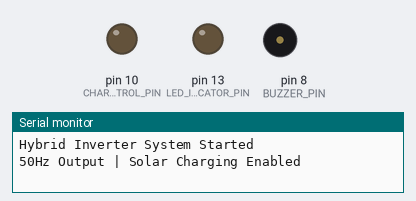
Simulated run of this sketch. Board: Arduino Uno, built with avr-gcc and run on an emulated ATmega328P. Parts: output pins drawn as LEDs (lit = HIGH), buzzer (waves = sounding), the last lines printed to the serial monitor. Pins used as bus, display or sensor lines are not drawn.

Above: at 0.1 s.
At 1.1 s:
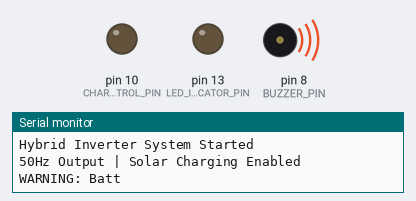
Timing chart, 0 to 3.0 s (numbered marks = the images above):
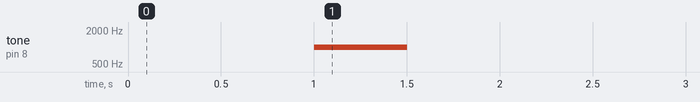

The sketch:

inverter-code.ino
```cpp
// Hybrid Inverter with Solar Charging - 50Hz Output
// Uses Arduino Uno with timer interrupts for precise 50Hz generation

// Pin definitions
#define SOLAR_INPUT_PIN A0        // Solar panel voltage monitoring
#define BATTERY_LEVEL_PIN A1      // Battery voltage monitoring
#define AC_OUTPUT_PIN 9           // PWM output for inverter (pin 9 supports timer1)
#define CHARGE_CONTROL_PIN 10     // MOSFET for solar charging control
#define BUZZER_PIN 8              // For alarm/notifications
#define LED_INDICATOR_PIN 13      // System status LED

// System parameters
#define FREQUENCY 50              // Output frequency (Hz)
#define SAMPLE_COUNT 40           // Number of samples per sine wave cycle
#define BATTERY_FULL_VOLTAGE 13.8 // Full charge voltage for 12V battery
#define BATTERY_LOW_VOLTAGE 11.0  // Low battery voltage cutoff
#define SOLAR_MIN_VOLTAGE 10.0    // Minimum solar voltage to begin charging

// Sine wave lookup table (pre-calculated for 50Hz)
const int sineTable[SAMPLE_COUNT] = {
  128, 152, 176, 198, 218, 234, 246, 254,
  255, 254, 246, 234, 218, 198, 176, 152,
  128, 103, 79, 57, 37, 21, 9, 1,
  0, 1, 9, 21, 37, 57, 79, 103,
  128, 152, 176, 198, 218, 234, 246, 254
};

// Global variables
volatile int sampleIndex = 0;
unsigned long lastUpdateTime = 0;
float batteryVoltage = 0;
float solarVoltage = 0;
bool chargingActive = false;
bool inverterEnabled = true;

void setup() {
  // Initialize pins
  pinMode(AC_OUTPUT_PIN, OUTPUT);
  pinMode(CHARGE_CONTROL_PIN, OUTPUT);
  pinMode(BUZZER_PIN, OUTPUT);
  pinMode(LED_INDICATOR_PIN, OUTPUT);

  // Initialize serial communication for monitoring
  Serial.begin(9600);

  // Set up Timer1 for 50Hz interrupt
  noInterrupts();           // Disable all interrupts
  TCCR1A = 0;               // Clear timer registers
  TCCR1B = 0;
  TCNT1 = 0;                // Initialize counter value

  // Set compare match register for 50Hz
  // CPU frequency 16MHz, prescaler 8, target 50Hz
  // Formula: OCR1A = (16,000,000 / (prescaler * frequency * samples)) - 1
  OCR1A = 999;              // = (16000000 / (8 * 50 * 40)) - 1
  TCCR1B |= (1 << WGM12);   // CTC mode
  TCCR1B |= (1 << CS11);    // 8 prescaler
  TIMSK1 |= (1 << OCIE1A);  // Enable timer compare interrupt
  interrupts();             // Enable all interrupts

  Serial.println("Hybrid Inverter System Started");
  Serial.println("50Hz Output | Solar Charging Enabled");
}

// Timer1 interrupt service routine for 50Hz sine wave generation
ISR(TIMER1_COMPA_vect) {
  if (inverterEnabled) {
    analogWrite(AC_OUTPUT_PIN, sineTable[sampleIndex]);
    sampleIndex = (sampleIndex + 1) % SAMPLE_COUNT;
  } else {
    analogWrite(AC_OUTPUT_PIN, 0); // Turn off output if disabled
  }
}

void loop() {
  // Read system voltages every second
  if (millis() - lastUpdateTime > 1000) {
    lastUpdateTime = millis();

    readVoltages();
    manageCharging();
    systemCheck();
    displayStatus();
  }
}

// Read battery and solar voltages
void readVoltages() {
  // Read analog values and convert to voltage (12V system assumption)
  int batteryValue = analogRead(BATTERY_LEVEL_PIN);
  batteryVoltage = (batteryValue / 1023.0) * 5.0 * 3.0; // Voltage divider ratio 3:1

  int solarValue = analogRead(SOLAR_INPUT_PIN);
  solarVoltage = (solarValue / 1023.0) * 5.0 * 3.0; // Voltage divider ratio 3:1
}

// Manage solar charging based on conditions
void manageCharging() {
  if (solarVoltage > SOLAR_MIN_VOLTAGE && batteryVoltage < BATTERY_FULL_VOLTAGE) {
    // Enable charging if solar power available and battery not full
    digitalWrite(CHARGE_CONTROL_PIN, HIGH);
    chargingActive = true;

    // Pulse LED to indicate charging
    digitalWrite(LED_INDICATOR_PIN, !digitalRead(LED_INDICATOR_PIN));
  } else {
    // Disable charging
    digitalWrite(CHARGE_CONTROL_PIN, LOW);
    chargingActive = false;

    // Solid LED when not charging
    digitalWrite(LED_INDICATOR_PIN, batteryVoltage > BATTERY_LOW_VOLTAGE);
  }
}

// System safety checks
void systemCheck() {
  // Low battery protection
  if (batteryVoltage < BATTERY_LOW_VOLTAGE) {
    inverterEnabled = false;
    tone(BUZZER_PIN, 1000, 500); // Alert sound
    Serial.println("WARNING: Battery voltage low! Inverter disabled.");
  } else if (!inverterEnabled && batteryVoltage > BATTERY_LOW_VOLTAGE + 0.5) {
    // Re-enable when voltage recovers
    inverterEnabled = true;
    Serial.println("Battery recovered. Inverter enabled.");
  }
}

// Display system status on serial monitor
void displayStatus() {
  Serial.print("Battery: ");
  Serial.print(batteryVoltage);
  Serial.print("V | Solar: ");
  Serial.print(solarVoltage);
  Serial.print("V | Charging: ");
  Serial.print(chargingActive ? "YES" : "NO");
  Serial.print(" | Inverter: ");
  Serial.println(inverterEnabled ? "ON" : "OFF");
}

// Manual control functions (could be expanded with buttons or communication)
void enableInverter(bool enable) {
  inverterEnabled = enable;
}

void setCharging(bool enable) {
  if (enable && solarVoltage > SOLAR_MIN_VOLTAGE) {
    digitalWrite(CHARGE_CONTROL_PIN, HIGH);
    chargingActive = true;
  } else {
    digitalWrite(CHARGE_CONTROL_PIN, LOW);
    chargingActive = false;
  }
}
```

Measured:
- by itself, tone on pin 8 (BUZZER_PIN): silent → 1000 Hz at 1.0 s, → silent 0.50 s later
